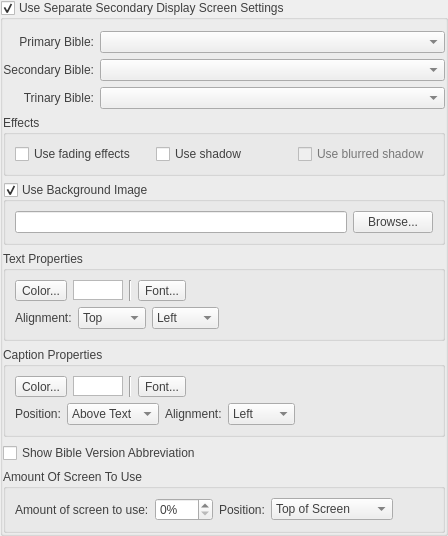
    <widget class="QGroupBox" name="groupBoxUseDisp2">
     <property name="palette">
      <palette>
       <active>
        <colorrole role="WindowText">
         <brush brushstyle="SolidPattern">
          <color alpha="255">
           <red>64</red>
           <green>64</green>
           <blue>64</blue>
          </color>
         </brush>
        </colorrole>
        <colorrole role="Text">
         <brush brushstyle="SolidPattern">
          <color alpha="255">
           <red>64</red>
           <green>64</green>
           <blue>64</blue>
          </color>
         </brush>
        </colorrole>
        <colorrole role="ButtonText">
         <brush brushstyle="SolidPattern">
          <color alpha="255">
           <red>64</red>
           <green>64</green>
           <blue>64</blue>
          </color>
         </brush>
        </colorrole>
        <colorrole role="Highlight">
         <brush brushstyle="SolidPattern">
          <color alpha="255">
           <red>125</red>
           <green>125</green>
           <blue>125</blue>
          </color>
         </brush>
        </colorrole>
       </active>
       <inactive>
        <colorrole role="WindowText">
         <brush brushstyle="SolidPattern">
          <color alpha="255">
           <red>64</red>
           <green>64</green>
           <blue>64</blue>
          </color>
         </brush>
        </colorrole>
        <colorrole role="Text">
         <brush brushstyle="SolidPattern">
          <color alpha="255">
           <red>64</red>
           <green>64</green>
           <blue>64</blue>
          </color>
         </brush>
        </colorrole>
        <colorrole role="ButtonText">
         <brush brushstyle="SolidPattern">
          <color alpha="255">
           <red>64</red>
           <green>64</green>
           <blue>64</blue>
          </color>
         </brush>
        </colorrole>
        <colorrole role="Highlight">
         <brush brushstyle="SolidPattern">
          <color alpha="255">
           <red>125</red>
           <green>125</green>
           <blue>125</blue>
          </color>
         </brush>
        </colorrole>
       </inactive>
       <disabled>
        <colorrole role="WindowText">
         <brush brushstyle="SolidPattern">
          <color alpha="255">
           <red>120</red>
           <green>120</green>
           <blue>120</blue>
          </color>
         </brush>
        </colorrole>
        <colorrole role="Text">
         <brush brushstyle="SolidPattern">
          <color alpha="255">
           <red>120</red>
           <green>120</green>
           <blue>120</blue>
          </color>
         </brush>
        </colorrole>
        <colorrole role="ButtonText">
         <brush brushstyle="SolidPattern">
          <color alpha="255">
           <red>120</red>
           <green>120</green>
           <blue>120</blue>
          </color>
         </brush>
        </colorrole>
        <colorrole role="Highlight">
         <brush brushstyle="SolidPattern">
          <color alpha="255">
           <red>51</red>
           <green>153</green>
           <blue>255</blue>
          </color>
         </brush>
        </colorrole>
       </disabled>
      </palette>
     </property>
     <property name="title">
      <string>Use Separate Secondary Display Screen Settings</string>
     </property>
     <property name="flat">
      <bool>true</bool>
     </property>
     <property name="checkable">
      <bool>true</bool>
     </property>
     <layout class="QVBoxLayout" name="verticalLayout">
      <property name="leftMargin">
       <number>0</number>
      </property>
      <property name="rightMargin">
       <number>0</number>
      </property>
      <property name="bottomMargin">
       <number>0</number>
      </property>
      <item>
       <widget class="QWidget" name="widgetBibles2" native="true">
        <layout class="QGridLayout" name="gridLayout_3">
         <property name="leftMargin">
          <number>0</number>
         </property>
         <property name="topMargin">
          <number>0</number>
         </property>
         <property name="rightMargin">
          <number>0</number>
         </property>
         <property name="bottomMargin">
          <number>0</number>
         </property>
         <item row="0" column="0">
          <widget class="QLabel" name="labelPrimaryBible2">
           <property name="text">
            <string>Primary Bible:</string>
           </property>
           <property name="alignment">
            <set>Qt::AlignRight|Qt::AlignTrailing|Qt::AlignVCenter</set>
           </property>
          </widget>
         </item>
         <item row="0" column="1">
          <widget class="QComboBox" name="comboBoxPrimaryBible2">
           <property name="sizePolicy">
            <sizepolicy hsizetype="Expanding" vsizetype="Fixed">
             <horstretch>0</horstretch>
             <verstretch>0</verstretch>
            </sizepolicy>
           </property>
          </widget>
         </item>
         <item row="1" column="0">
          <widget class="QLabel" name="labelSecondaryBible2">
           <property name="text">
            <string>Secondary Bible:</string>
           </property>
           <property name="alignment">
            <set>Qt::AlignRight|Qt::AlignTrailing|Qt::AlignVCenter</set>
           </property>
          </widget>
         </item>
         <item row="1" column="1">
          <widget class="QComboBox" name="comboBoxSecondaryBible2">
           <property name="sizePolicy">
            <sizepolicy hsizetype="Expanding" vsizetype="Fixed">
             <horstretch>0</horstretch>
             <verstretch>0</verstretch>
            </sizepolicy>
           </property>
          </widget>
         </item>
         <item row="2" column="0">
          <widget class="QLabel" name="labelTrinaryBible2">
           <property name="text">
            <string>Trinary Bible:</string>
           </property>
           <property name="alignment">
            <set>Qt::AlignRight|Qt::AlignTrailing|Qt::AlignVCenter</set>
           </property>
          </widget>
         </item>
         <item row="2" column="1">
          <widget class="QComboBox" name="comboBoxTrinaryBible2">
           <property name="sizePolicy">
            <sizepolicy hsizetype="Expanding" vsizetype="Fixed">
             <horstretch>0</horstretch>
             <verstretch>0</verstretch>
            </sizepolicy>
           </property>
          </widget>
         </item>
        </layout>
       </widget>
      </item>
      <item>
       <widget class="QGroupBox" name="groupBoxEffects2">
        <property name="palette">
         <palette>
          <active>
           <colorrole role="WindowText">
            <brush brushstyle="SolidPattern">
             <color alpha="255">
              <red>64</red>
              <green>64</green>
              <blue>64</blue>
             </color>
            </brush>
           </colorrole>
          </active>
          <inactive>
           <colorrole role="WindowText">
            <brush brushstyle="SolidPattern">
             <color alpha="255">
              <red>64</red>
              <green>64</green>
              <blue>64</blue>
             </color>
            </brush>
           </colorrole>
          </inactive>
          <disabled>
           <colorrole role="WindowText">
            <brush brushstyle="SolidPattern">
             <color alpha="255">
              <red>120</red>
              <green>120</green>
              <blue>120</blue>
             </color>
            </brush>
           </colorrole>
          </disabled>
         </palette>
        </property>
        <property name="title">
         <string>Effects</string>
        </property>
        <layout class="QHBoxLayout" name="horizontalLayout_12">
         <item>
          <widget class="QCheckBox" name="checkBoxUseFading2">
           <property name="toolTip">
            <string>If checked, when switching displayed text, fades the old text out and fades the new text in .</string>
           </property>
           <property name="text">
            <string>Use fading effects</string>
           </property>
          </widget>
         </item>
         <item>
          <widget class="QCheckBox" name="checkBoxUseShadow2">
           <property name="toolTip">
            <string>Useful when using a wallpaper image. Displays a fancy shadow effect.</string>
           </property>
           <property name="text">
            <string>Use shadow</string>
           </property>
          </widget>
         </item>
         <item>
          <widget class="QCheckBox" name="checkBoxUseBlurredShadow2">
           <property name="enabled">
            <bool>false</bool>
           </property>
           <property name="toolTip">
            <string>Useful when using a wallpaper image. Displays a fancy shadow effect.</string>
           </property>
           <property name="text">
            <string>Use blurred shadow</string>
           </property>
          </widget>
         </item>
        </layout>
       </widget>
      </item>
      <item>
       <widget class="QGroupBox" name="groupBoxBackground2">
        <property name="palette">
         <palette>
          <active>
           <colorrole role="WindowText">
            <brush brushstyle="SolidPattern">
             <color alpha="255">
              <red>64</red>
              <green>64</green>
              <blue>64</blue>
             </color>
            </brush>
           </colorrole>
          </active>
          <inactive>
           <colorrole role="WindowText">
            <brush brushstyle="SolidPattern">
             <color alpha="255">
              <red>64</red>
              <green>64</green>
              <blue>64</blue>
             </color>
            </brush>
           </colorrole>
          </inactive>
          <disabled>
           <colorrole role="WindowText">
            <brush brushstyle="SolidPattern">
             <color alpha="255">
              <red>120</red>
              <green>120</green>
              <blue>120</blue>
             </color>
            </brush>
           </colorrole>
          </disabled>
         </palette>
        </property>
        <property name="title">
         <string>Use Background Image</string>
        </property>
        <property name="checkable">
         <bool>true</bool>
        </property>
        <layout class="QHBoxLayout" name="horizontalLayout_13">
         <item>
          <widget class="QLineEdit" name="lineEditBackPath2">
           <property name="readOnly">
            <bool>true</bool>
           </property>
          </widget>
         </item>
         <item>
          <widget class="QPushButton" name="buttonBrowseBackground2">
           <property name="text">
            <string>Browse...</string>
           </property>
          </widget>
         </item>
        </layout>
       </widget>
      </item>
      <item>
       <widget class="QGroupBox" name="groupBoxTextProperties2">
        <property name="palette">
         <palette>
          <active>
           <colorrole role="WindowText">
            <brush brushstyle="SolidPattern">
             <color alpha="255">
              <red>64</red>
              <green>64</green>
              <blue>64</blue>
             </color>
            </brush>
           </colorrole>
          </active>
          <inactive>
           <colorrole role="WindowText">
            <brush brushstyle="SolidPattern">
             <color alpha="255">
              <red>64</red>
              <green>64</green>
              <blue>64</blue>
             </color>
            </brush>
           </colorrole>
          </inactive>
          <disabled>
           <colorrole role="WindowText">
            <brush brushstyle="SolidPattern">
             <color alpha="255">
              <red>120</red>
              <green>120</green>
              <blue>120</blue>
             </color>
            </brush>
           </colorrole>
          </disabled>
         </palette>
        </property>
        <property name="title">
         <string>Text Properties</string>
        </property>
        <layout class="QVBoxLayout" name="verticalLayout_5">
         <item>
          <layout class="QHBoxLayout" name="horizontalLayout_7">
           <item>
            <widget class="QToolButton" name="toolButtonTextColor2">
             <property name="text">
              <string>Color...</string>
             </property>
            </widget>
           </item>
           <item>
            <widget class="QGraphicsView" name="graphicViewTextColor2">
             <property name="sizePolicy">
              <sizepolicy hsizetype="Fixed" vsizetype="Fixed">
               <horstretch>0</horstretch>
               <verstretch>0</verstretch>
              </sizepolicy>
             </property>
             <property name="minimumSize">
              <size>
               <width>50</width>
               <height>20</height>
              </size>
             </property>
             <property name="maximumSize">
              <size>
               <width>50</width>
               <height>20</height>
              </size>
             </property>
            </widget>
           </item>
           <item>
            <widget class="Line" name="line2">
             <property name="orientation">
              <enum>Qt::Vertical</enum>
             </property>
            </widget>
           </item>
           <item>
            <widget class="QToolButton" name="toolButtonTextFont2">
             <property name="text">
              <string>Font...</string>
             </property>
            </widget>
           </item>
           <item>
            <widget class="QLabel" name="labelFont2">
             <property name="sizePolicy">
              <sizepolicy hsizetype="Minimum" vsizetype="Preferred">
               <horstretch>0</horstretch>
               <verstretch>0</verstretch>
              </sizepolicy>
             </property>
             <property name="wordWrap">
              <bool>true</bool>
             </property>
            </widget>
           </item>
          </layout>
         </item>
         <item>
          <layout class="QHBoxLayout" name="horizontalLayout_16">
           <item>
            <widget class="QLabel" name="labelTextAlign2">
             <property name="text">
              <string>Alignment:</string>
             </property>
            </widget>
           </item>
           <item>
            <widget class="QComboBox" name="comboBoxVerticalAling2">
             <item>
              <property name="text">
               <string>Top</string>
              </property>
             </item>
             <item>
              <property name="text">
               <string>Middle</string>
              </property>
             </item>
             <item>
              <property name="text">
               <string>Bottom</string>
              </property>
             </item>
            </widget>
           </item>
           <item>
            <widget class="QComboBox" name="comboBoxHorizontalAling2">
             <item>
              <property name="text">
               <string>Left</string>
              </property>
             </item>
             <item>
              <property name="text">
               <string>Center</string>
              </property>
             </item>
             <item>
              <property name="text">
               <string>Right</string>
              </property>
             </item>
            </widget>
           </item>
           <item>
            <spacer name="horizontalSpacer_9">
             <property name="orientation">
              <enum>Qt::Horizontal</enum>
             </property>
             <property name="sizeHint" stdset="0">
              <size>
               <width>40</width>
               <height>20</height>
              </size>
             </property>
            </spacer>
           </item>
          </layout>
         </item>
        </layout>
       </widget>
      </item>
      <item>
       <widget class="QGroupBox" name="groupBoxCaptionProperties2">
        <property name="palette">
         <palette>
          <active>
           <colorrole role="WindowText">
            <brush brushstyle="SolidPattern">
             <color alpha="255">
              <red>64</red>
              <green>64</green>
              <blue>64</blue>
             </color>
            </brush>
           </colorrole>
          </active>
          <inactive>
           <colorrole role="WindowText">
            <brush brushstyle="SolidPattern">
             <color alpha="255">
              <red>64</red>
              <green>64</green>
              <blue>64</blue>
             </color>
            </brush>
           </colorrole>
          </inactive>
          <disabled>
           <colorrole role="WindowText">
            <brush brushstyle="SolidPattern">
             <color alpha="255">
              <red>120</red>
              <green>120</green>
              <blue>120</blue>
             </color>
            </brush>
           </colorrole>
          </disabled>
         </palette>
        </property>
        <property name="title">
         <string>Caption Properties</string>
        </property>
        <layout class="QVBoxLayout" name="verticalLayout_6">
         <item>
          <layout class="QHBoxLayout" name="horizontalLayout_10">
           <item>
            <widget class="QToolButton" name="toolButtonCaptionColor2">
             <property name="text">
              <string>Color...</string>
             </property>
            </widget>
           </item>
           <item>
            <widget class="QGraphicsView" name="graphicViewCaptionColor2">
             <property name="sizePolicy">
              <sizepolicy hsizetype="Fixed" vsizetype="Fixed">
               <horstretch>0</horstretch>
               <verstretch>0</verstretch>
              </sizepolicy>
             </property>
             <property name="minimumSize">
              <size>
               <width>50</width>
               <height>20</height>
              </size>
             </property>
             <property name="maximumSize">
              <size>
               <width>50</width>
               <height>20</height>
              </size>
             </property>
            </widget>
           </item>
           <item>
            <widget class="Line" name="line_3">
             <property name="orientation">
              <enum>Qt::Vertical</enum>
             </property>
            </widget>
           </item>
           <item>
            <widget class="QToolButton" name="toolButtonCaptionFont2">
             <property name="text">
              <string>Font...</string>
             </property>
            </widget>
           </item>
           <item>
            <widget class="QLabel" name="labelFontCaption2">
             <property name="sizePolicy">
              <sizepolicy hsizetype="Minimum" vsizetype="Preferred">
               <horstretch>0</horstretch>
               <verstretch>0</verstretch>
              </sizepolicy>
             </property>
             <property name="wordWrap">
              <bool>true</bool>
             </property>
            </widget>
           </item>
          </layout>
         </item>
         <item>
          <layout class="QHBoxLayout" name="horizontalLayout_17">
           <item>
            <widget class="QLabel" name="labelPosition2">
             <property name="text">
              <string>Position:</string>
             </property>
            </widget>
           </item>
           <item>
            <widget class="QComboBox" name="comboBoxCaptionPosition2">
             <item>
              <property name="text">
               <string>Above Text</string>
              </property>
             </item>
             <item>
              <property name="text">
               <string>Below Text</string>
              </property>
             </item>
            </widget>
           </item>
           <item>
            <widget class="QLabel" name="labelCaptionAlign2">
             <property name="text">
              <string>Alignment:</string>
             </property>
            </widget>
           </item>
           <item>
            <widget class="QComboBox" name="comboBoxCaptionAlign2">
             <item>
              <property name="text">
               <string>Left</string>
              </property>
             </item>
             <item>
              <property name="text">
               <string>Center</string>
              </property>
             </item>
             <item>
              <property name="text">
               <string>Right</string>
              </property>
             </item>
            </widget>
           </item>
           <item>
            <spacer name="horizontalSpacer_6">
             <property name="orientation">
              <enum>Qt::Horizontal</enum>
             </property>
             <property name="sizeHint" stdset="0">
              <size>
               <width>40</width>
               <height>20</height>
              </size>
             </property>
            </spacer>
           </item>
          </layout>
         </item>
        </layout>
       </widget>
      </item>
      <item>
       <widget class="QCheckBox" name="checkBoxAbbiviations2">
        <property name="text">
         <string>Show Bible Version Abbreviation</string>
        </property>
       </widget>
      </item>
      <item>
       <widget class="QGroupBox" name="groupBoxMaxScreen2">
        <property name="palette">
         <palette>
          <active>
           <colorrole role="WindowText">
            <brush brushstyle="SolidPattern">
             <color alpha="255">
              <red>64</red>
              <green>64</green>
              <blue>64</blue>
             </color>
            </brush>
           </colorrole>
          </active>
          <inactive>
           <colorrole role="WindowText">
            <brush brushstyle="SolidPattern">
             <color alpha="255">
              <red>64</red>
              <green>64</green>
              <blue>64</blue>
             </color>
            </brush>
           </colorrole>
          </inactive>
          <disabled>
           <colorrole role="WindowText">
            <brush brushstyle="SolidPattern">
             <color alpha="255">
              <red>120</red>
              <green>120</green>
              <blue>120</blue>
             </color>
            </brush>
           </colorrole>
          </disabled>
         </palette>
        </property>
        <property name="title">
         <string>Amount Of Screen To Use</string>
        </property>
        <layout class="QGridLayout" name="gridLayout_2">
         <item row="0" column="0">
          <layout class="QHBoxLayout" name="horizontalLayout_8">
           <item>
            <widget class="QLabel" name="labelMaxPercent2">
             <property name="text">
              <string>Amount of screen to use:</string>
             </property>
            </widget>
           </item>
           <item>
            <widget class="QSpinBox" name="spinBoxMaxScreen2">
             <property name="toolTip">
              <string>Percent of screen to be used.</string>
             </property>
             <property name="suffix">
              <string notr="true">%</string>
             </property>
             <property name="maximum">
              <number>100</number>
             </property>
            </widget>
           </item>
           <item>
            <widget class="QLabel" name="labelMaxTopButtom2">
             <property name="text">
              <string>Position:</string>
             </property>
            </widget>
           </item>
           <item>
            <widget class="QComboBox" name="comboBoxScreenPosition2">
             <property name="toolTip">
              <string>Select to use either top portion of the screen or bottom.</string>
             </property>
             <item>
              <property name="text">
               <string>Top of Screen</string>
              </property>
             </item>
             <item>
              <property name="text">
               <string>Bottom of Screen</string>
              </property>
             </item>
            </widget>
           </item>
           <item>
            <spacer name="horizontalSpacer_4">
             <property name="orientation">
              <enum>Qt::Horizontal</enum>
             </property>
             <property name="sizeHint" stdset="0">
              <size>
               <width>40</width>
               <height>20</height>
              </size>
             </property>
            </spacer>
           </item>
          </layout>
         </item>
        </layout>
       </widget>
      </item>
     </layout>
    </widget>
